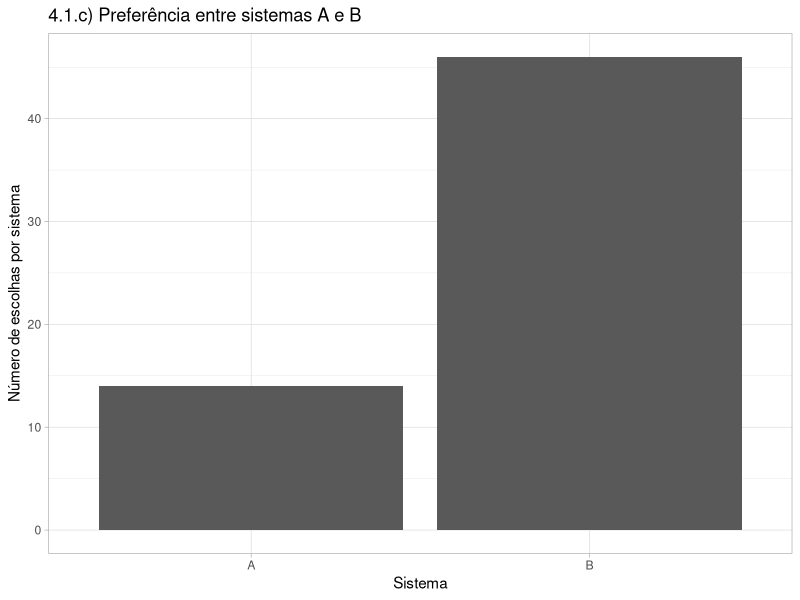
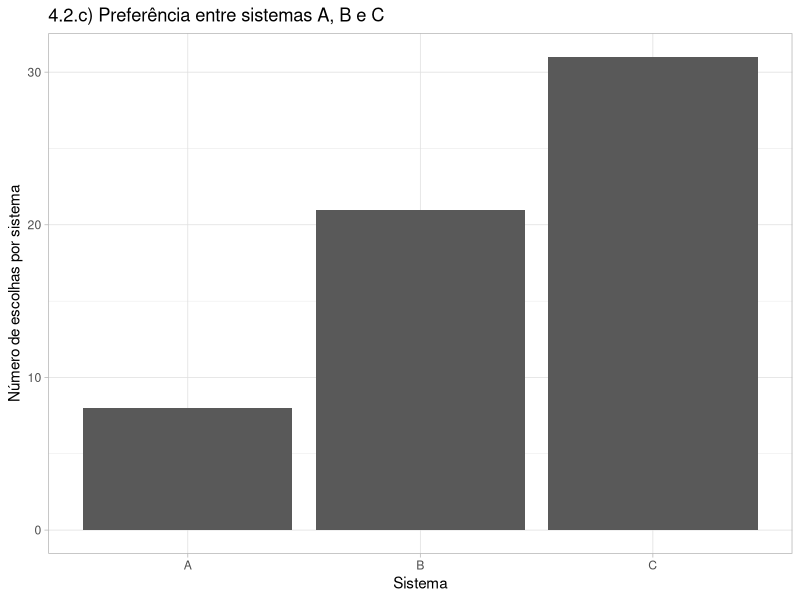
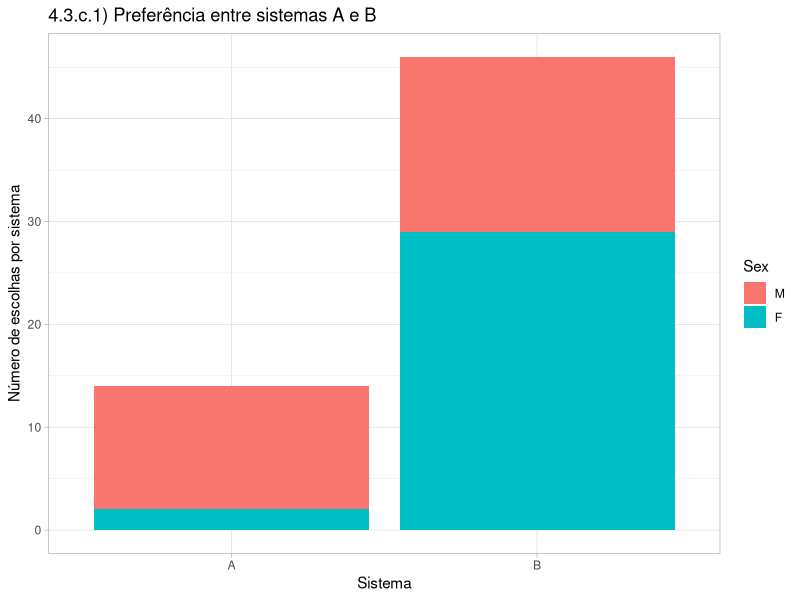
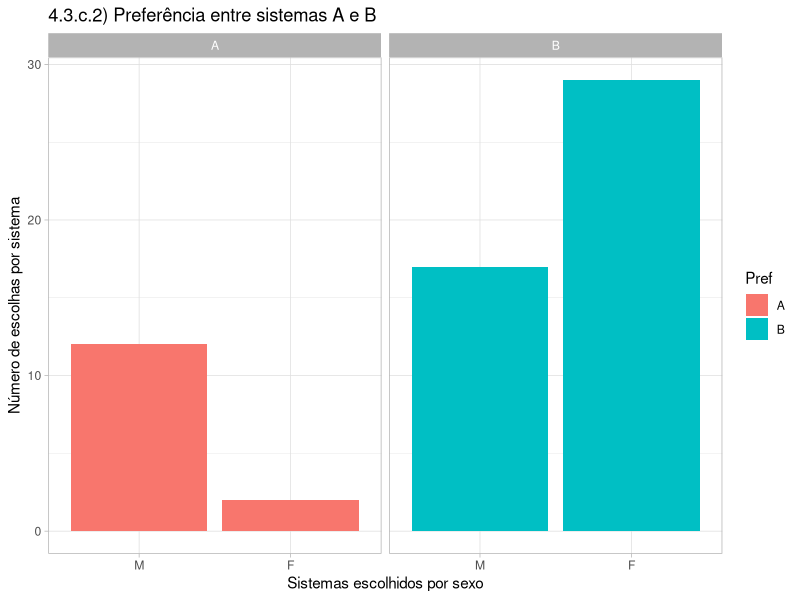
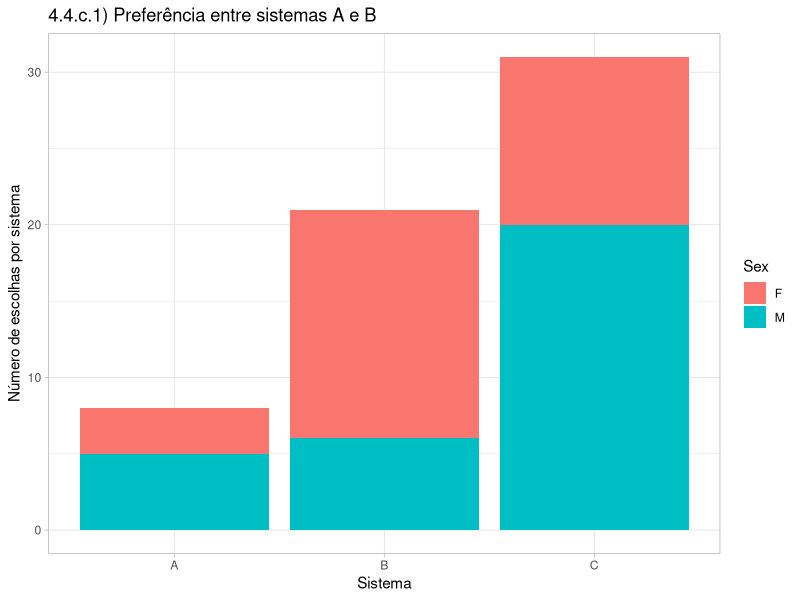
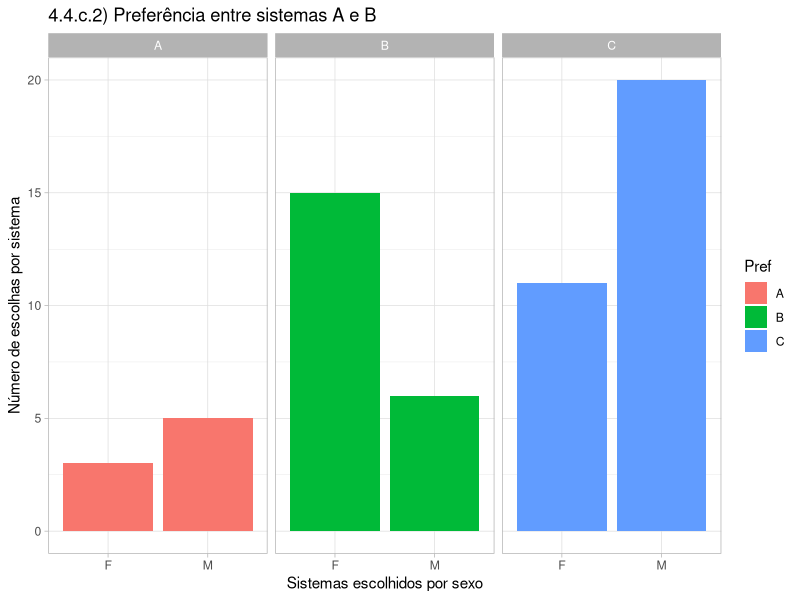

These charts were generated, in order, by the following R code:
## ---- chunk 1
library(readr)
#install.packages("tidyverse") #<--- caso tidyverse não esteja instalado
library(tidyverse)
#A leitura dos dados é realizado excluindo-se a primeira coluna, pois se trata de um sequêncial sem significado para o problema em questão. Além disso é realizado o "factor" dos dados para que seja possível realizar a contagem dos valores
prefsAB <- as.tibble(read_csv("Dados/prefsAB.csv",col_types = cols(Pref = col_factor(levels = c("A","B")), Subject = col_skip())))

summary(prefsAB)
## ---- chunk 2
library(ggplot2)
grafico4.1.c <- ggplot(prefsAB, aes(x=Pref))+  geom_bar() + theme_light()+ labs(x= "Sistema", y="Número de escolhas por sistema", title="4.1.c) Preferência entre sistemas A e B")


grafico4.1.c

## ---- chunk 3
#A leitura dos dados é realizado excluindo-se a primeira coluna, pois se trata de um sequêncial sem significado para o problema em questão. Além disso é realizado o "factor" dos dados para que seja possível realizar a contagem dos valores
prefsABC <- as.tibble(read_csv("Dados/prefsABC.csv",col_types = cols(Pref = col_factor(levels = c("A","B","C")), Subject = col_skip())))
## ---- chunk 4
  
grafico4.2.c <- ggplot(prefsABC, aes(x=Pref))+  geom_bar() + theme_light()+ labs(x= "Sistema", y="Número de escolhas por sistema", title="4.2.c) Preferência entre sistemas A, B e C")


grafico4.2.c



## ---- chunk 5
#A leitura dos dados é realizado excluindo-se a primeira coluna, pois se trata de um sequêncial sem significado para o problema em questão. Além disso é realizado o "factor" dos dados para que seja possível realizar a contagem dos valores
prefsABsex <- as.tibble(read_csv("Dados/prefsABsex.csv", 
    col_types = cols(Pref = col_factor(levels = c("A", 
        "B")),
        Sex = col_factor(levels = c("M", "F")), 
        Subject = col_skip())))

#organização dos dados: agrupamento por preferência de sistema
tabelaPorPref.ABSex <- prefsABsex%>%
  group_by(Pref,Sex)%>%
  summarize(count = n())%>%
  spread(Sex, count)
  
  
print(tabelaPorPref.ABSex)

#organização dos dados: agrupamento por sexo do participante
tabelaPorSex.ABSex <- prefsABsex%>%
  group_by(Sex, Pref)%>%
  summarize(count = n())%>%
  spread(Pref, count)

print(tabelaPorSex.ABSex)

## ---- chunk 6

grafico4.3.c.1 <- ggplot(prefsABsex, aes(x=Pref, fill = Sex))+  geom_bar() + theme_light()+ labs(x= "Sistema", y="Número de escolhas por sistema", title="4.3.c.1) Preferência entre sistemas A e B")


grafico4.3.c.2 <- ggplot(prefsABsex, aes(x=Sex, fill = Pref))+  geom_bar() + theme_light()+ labs(x= "Sistemas escolhidos por sexo", y="Número de escolhas por sistema", title="4.3.c.2) Preferência entre sistemas A e B")+facet_wrap(~Pref)

grafico4.3.c.1

grafico4.3.c.2
## ---- chunk 7

#A leitura dos dados é realizado excluindo-se a primeira coluna, pois se trata de um sequêncial sem significado para o problema em questão. Além disso é realizado o "factor" dos dados para que seja possível realizar a contagem dos valores
prefsABCsex <- as.tibble(read_csv("Dados/prefsABCsex.csv", 
    col_types = cols(Pref = col_factor(levels = c("A", 
        "B", "C")), Sex = col_factor(levels = c("F", 
        "M")), Subject = col_skip())))

#organização dos dados: agrupamento por preferência de sistema

tabelaPorPref.ABCSex <- prefsABCsex%>%
  group_by(Pref,Sex)%>%
  summarize(count = n())%>%
  spread(Sex, count)
  
print(tabelaPorPref.ABCSex)

#organização dos dados: agrupamento por sexo do participante
tabelaPorSex.ABCSex <- prefsABCsex%>%
  group_by(Sex, Pref)%>%
  summarize(count = n())%>%
  spread(Pref, count)

print(tabelaPorSex.ABCSex)
## ---- chunk 8
#ggplot(data=tabelaPorPref.ABCSex, aes(x=Pref, y=M)) +  geom_bar(stat="identity", position = #"fill")
  
grafico4.4.c.1 <- ggplot(prefsABCsex, aes(x=Pref, fill = Sex))+  geom_bar() + theme_light()+
  labs(x= "Sistema", y="Número de escolhas por sistema", title="4.4.c.1) Preferência entre sistemas A e B")


grafico4.4.c.2 <- ggplot(prefsABCsex, aes(x=Sex, fill = Pref))+  geom_bar() + theme_light()+
  labs(x= "Sistemas escolhidos por sexo", y="Número de escolhas por sistema", title="4.4.c.2) Preferência entre sistemas A e B")+facet_wrap(~Pref)
grafico4.4.c.1
grafico4.4.c.2
